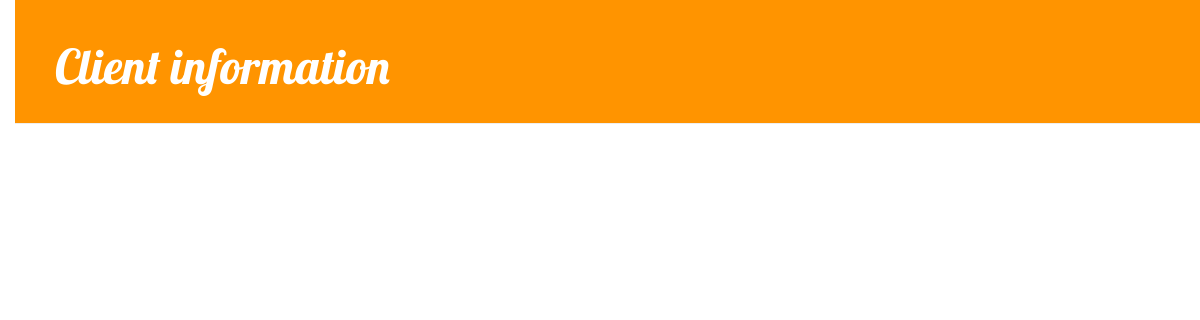
The app's page /, older data.
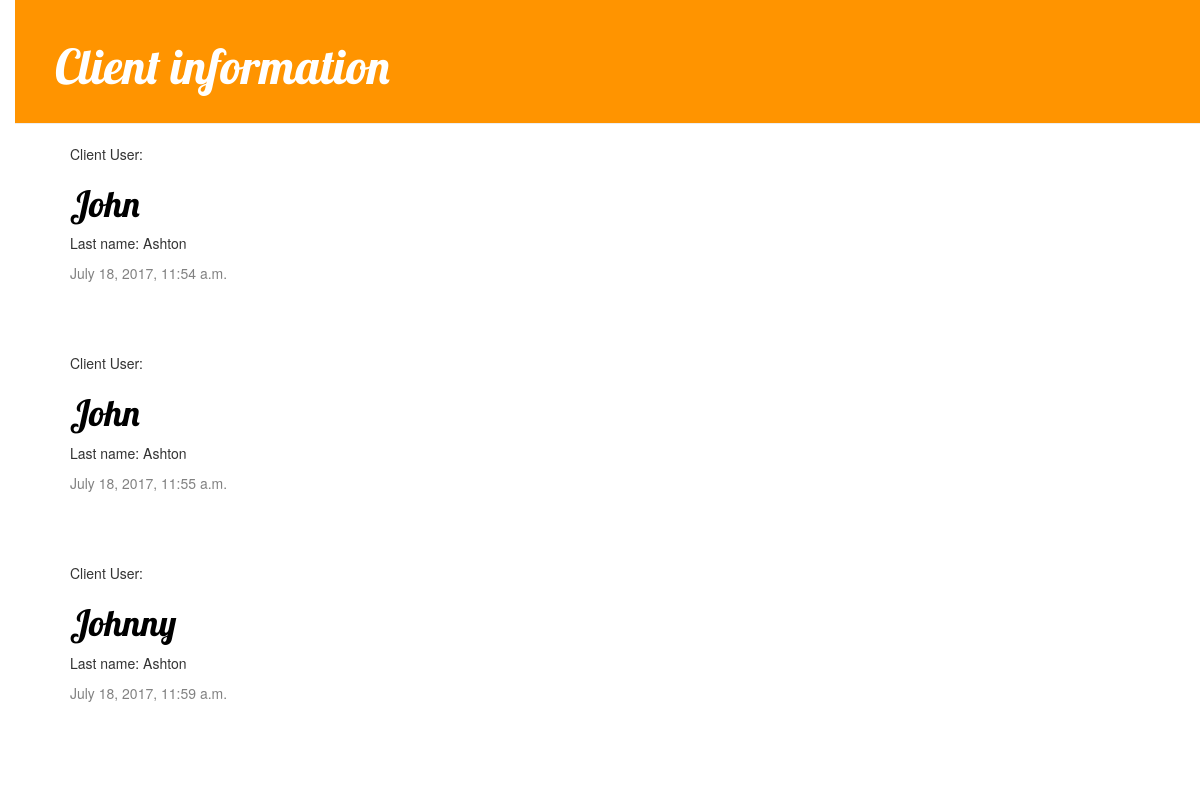
The same page, newer data.
### booking/models.py (models this page shows, shortened)
class Client(models.Model):
    clients = models.ForeignKey('auth.User')
    email = models.EmailField(('email address'), max_length=254, unique=True)
    first_name = models.CharField(('first name'), max_length=30, blank=True)
    last_name = models.CharField(('last name'), max_length=30, blank=True)
    date_joined = models.DateTimeField(('date joined'), default=timezone.now)
    is_staff = models.BooleanField(('staff status'), default=False,
        help_text=('Designates whether the user can log into this admin '
                    'site.'))
    is_active = models.BooleanField(('active'), default=True,
        help_text=('Designates whether this user should be treated as '
                    'active. Unselect this instead of deleting accounts.'))

### booking/views.py (the view)
# urls.py: url(r'^$', views.client_list, name='client_list'),
def client_list(request):
    clients = Client.objects.filter(date_joined__lte=timezone.now())
    return render(request, 'booking/client_list.html', {'clients': clients})

### booking/templates/booking/client_list.html
{% extends 'booking/base.html' %}
{% block content %}
  {% for client in clients %}
    <div class='client'>
      <p>Client User: {{ client.clients }}</p>
      <h1><a href="{% url 'client_detail' pk=client.pk %}">{{ client.first_name }}</a></h1>
      <p>Last name: {{ client.last_name}}</p>
      <div class='date'>
        <p>{{ client.date_joined }}</p>
      </div>
    </div>
  {% endfor %}
{%endblock%}

### booking/templates/booking/base.html (shortened to what this page needs)
{% load staticfiles %}
<html>
    <head>
        <link rel="stylesheet" href="//maxcdn.bootstrapcdn.com/bootstrap/3.2.0/css/bootstrap.min.css">
        <link rel="stylesheet" href="//maxcdn.bootstrapcdn.com/bootstrap/3.2.0/css/bootstrap-theme.min.css">
        <link rel="stylesheet" href="{% static 'css/booking.css' %}">
    </head>
    <body>
      <div class="page-header">
           <h1><a href="/">Client information</a></h1>
       </div>
       <div class="content container">
           <div class="row">
               <div class="col-md-8">
               {% block content %}
               {% endblock %}
               </div>
           </div>
       </div>
    </body>
</html>

### booking/static/css/booking.css (style rules this page uses)
h1 a { color: #FCA205; }
body { padding-left: 15px; }
.page-header { background-color: #ff9400; margin-top: 0; padding: 20px 20px 20px 40px; }
.page-header h1, .page-header h1 a, .page-header h1 a:visited, .page-header h1 a:active { color: #ffffff; font-size: 36pt; text-decoration: none; }
.content { margin-left: 40px; }
h1, h2, h3, h4 { font-family: 'Lobster', cursive; }
.date { color: #828282; }
.client { margin-bottom: 70px; }
.client h1 a, .client h1 a:visited { color: #000000; }

Row changes from the older to the newer data that the page shows:
added Client: first_name "John", last_name "Ashton", date_joined "July 18, 2017, 11:54 a.m."
added Client: first_name "John", last_name "Ashton", date_joined "July 18, 2017, 11:55 a.m."
added Client: first_name "Johnny", last_name "Ashton", date_joined "July 18, 2017, 11:59 a.m."
